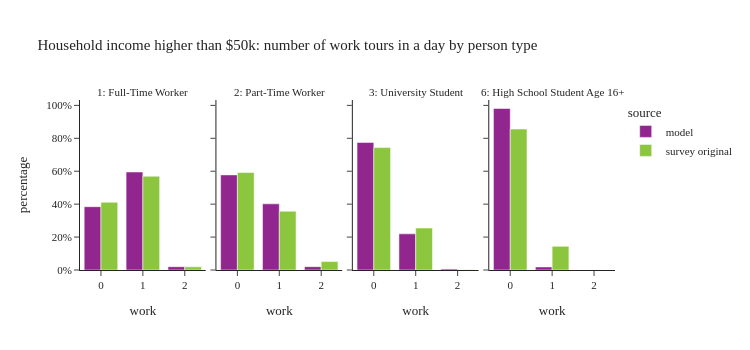

The notebook cell this image was saved under:
### Code cell
plot_work_tour_ptype(per_data[(per_data['ptype'].isin(worker_ptype)) & (per_data['income'] > 50000)],"Household income higher than $50k: number of work tours in a day by person type")

### Figure 1 — Plotly figure (JSON) as saved in the notebook; plotly's stock layout.template omitted (floating-point values rounded to 4 significant figures)
{"data": [{"alignmentgroup": "True", "customdata": [[656189], [1015651], [34172]], "hovertemplate": "source=model<br>ptype_label=1: Full-Time Worker<br>work=%{x}<br>percentage=%{y}<br>sample_size=%{customdata[0]}<extra></extra>", "legendgroup": "model", "marker": {"color": "#91268F", "pattern": {"shape": ""}}, "name": "model", "offsetgroup": "model", "orientation": "v", "showlegend": true, "textposition": "auto", "type": "bar", "x": [0.0, 1.0, 2.0], "xaxis": "x", "y": [0.3846, 0.5953, 0.02003], "yaxis": "y"}, {"alignmentgroup": "True", "customdata": [[167199], [116312], [5882]], "hovertemplate": "source=model<br>ptype_label=2: Part-Time Worker<br>work=%{x}<br>percentage=%{y}<br>sample_size=%{customdata[0]}<extra></extra>", "legendgroup": "model", "marker": {"color": "#91268F", "pattern": {"shape": ""}}, "name": "model", "offsetgroup": "model", "orientation": "v", "showlegend": false, "textposition": "auto", "type": "bar", "x": [0.0, 1.0, 2.0], "xaxis": "x2", "y": [0.5778, 0.4019, 0.02033], "yaxis": "y2"}, {"alignmentgroup": "True", "customdata": [[92339], [26180], [673]], "hovertemplate": "source=model<br>ptype_label=3: University Student<br>work=%{x}<br>percentage=%{y}<br>sample_size=%{customdata[0]}<extra></extra>", "legendgroup": "model", "marker": {"color": "#91268F", "pattern": {"shape": ""}}, "name": "model", "offsetgroup": "model", "orientation": "v", "showlegend": false, "textposition": "auto", "type": "bar", "x": [0.0, 1.0, 2.0], "xaxis": "x3", "y": [0.7747, 0.2196, 0.005646], "yaxis": "y3"}, {"alignmentgroup": "True", "customdata": [[108327], [2096]], "hovertemplate": "source=model<br>ptype_label=6: High School Student Age 16+<br>work=%{x}<br>percentage=%{y}<br>sample_size=%{customdata[0]}<extra></extra>", "legendgroup": "model", "marker": {"color": "#91268F", "pattern": {"shape": ""}}, "name": "model", "offsetgroup": "model", "orientation": "v", "showlegend": false, "textposition": "auto", "type": "bar", "x": [0.0, 1.0], "xaxis": "x4", "y": [0.981, 0.01898], "yaxis": "y4"}, {"alignmentgroup": "True", "customdata": [[1302], [1201], [25]], "hovertemplate": "source=survey original<br>ptype_label=1: Full-Time Worker<br>work=%{x}<br>percentage=%{y}<br>sample_size=%{customdata[0]}<extra></extra>", "legendgroup": "survey original", "marker": {"color": "#8CC63E", "pattern": {"shape": ""}}, "name": "survey original", "offsetgroup": "survey original", "orientation": "v", "showlegend": true, "textposition": "auto", "type": "bar", "x": [0.0, 1.0, 2.0], "xaxis": "x", "y": [0.4114, 0.5695, 0.01909], "yaxis": "y"}, {"alignmentgroup": "True", "customdata": [[367], [158], [9]], "hovertemplate": "source=survey original<br>ptype_label=2: Part-Time Worker<br>work=%{x}<br>percentage=%{y}<br>sample_size=%{customdata[0]}<extra></extra>", "legendgroup": "survey original", "marker": {"color": "#8CC63E", "pattern": {"shape": ""}}, "name": "survey original", "offsetgroup": "survey original", "orientation": "v", "showlegend": false, "textposition": "auto", "type": "bar", "x": [0.0, 1.0, 2.0], "xaxis": "x2", "y": [0.5918, 0.3571, 0.05108], "yaxis": "y2"}, {"alignmentgroup": "True", "customdata": [[131], [37], [1]], "hovertemplate": "source=survey original<br>ptype_label=3: University Student<br>work=%{x}<br>percentage=%{y}<br>sample_size=%{customdata[0]}<extra></extra>", "legendgroup": "survey original", "marker": {"color": "#8CC63E", "pattern": {"shape": ""}}, "name": "survey original", "offsetgroup": "survey original", "orientation": "v", "showlegend": false, "textposition": "auto", "type": "bar", "x": [0.0, 1.0, 2.0], "xaxis": "x3", "y": [0.7434, 0.2546, 0.002052], "yaxis": "y3"}, {"alignmentgroup": "True", "customdata": [[64], [3]], "hovertemplate": "source=survey original<br>ptype_label=6: High School Student Age 16+<br>work=%{x}<br>percentage=%{y}<br>sample_size=%{customdata[0]}<extra></extra>", "legendgroup": "survey original", "marker": {"color": "#8CC63E", "pattern": {"shape": ""}}, "name": "survey original", "offsetgroup": "survey original", "orientation": "v", "showlegend": false, "textposition": "auto", "type": "bar", "x": [0.0, 1.0], "xaxis": "x4", "y": [0.8562, 0.1438], "yaxis": "y4"}], "layout": {"annotations": [{"font": {}, "showarrow": false, "text": "1: Full-Time Worker", "x": 0.1175, "xanchor": "center", "xref": "paper", "y": 1.0, "yanchor": "bottom", "yref": "paper"}, {"font": {}, "showarrow": false, "text": "2: Part-Time Worker", "x": 0.3725, "xanchor": "center", "xref": "paper", "y": 1.0, "yanchor": "bottom", "yref": "paper"}, {"font": {}, "showarrow": false, "text": "3: University Student", "x": 0.6275, "xanchor": "center", "xref": "paper", "y": 1.0, "yanchor": "bottom", "yref": "paper"}, {"font": {}, "showarrow": false, "text": "6: High School Student Age 16+", "x": 0.8825, "xanchor": "center", "xref": "paper", "y": 1.0, "yanchor": "bottom", "yref": "paper"}], "barmode": "group", "height": 350, "legend": {"title": {"text": "source"}, "tracegroupgap": 0}, "title": {"text": "Household income higher than $50k: number of work tours in a day by person type"}, "width": 750, "xaxis": {"anchor": "y", "domain": [0.0, 0.235], "title": {"text": "work"}}, "xaxis2": {"anchor": "y2", "domain": [0.255, 0.49], "matches": "x", "title": {"text": "work"}}, "xaxis3": {"anchor": "y3", "domain": [0.51, 0.745], "matches": "x", "title": {"text": "work"}}, "xaxis4": {"anchor": "y4", "domain": [0.765, 1.0], "matches": "x", "title": {"text": "work"}}, "yaxis": {"anchor": "x", "domain": [0.0, 1.0], "tickformat": ".0%", "title": {"text": "percentage"}}, "yaxis2": {"anchor": "x2", "domain": [0.0, 1.0], "matches": "y", "showticklabels": false, "tickformat": ".0%"}, "yaxis3": {"anchor": "x3", "domain": [0.0, 1.0], "matches": "y", "showticklabels": false, "tickformat": ".0%"}, "yaxis4": {"anchor": "x4", "domain": [0.0, 1.0], "matches": "y", "showticklabels": false, "tickformat": ".0%"}}}
